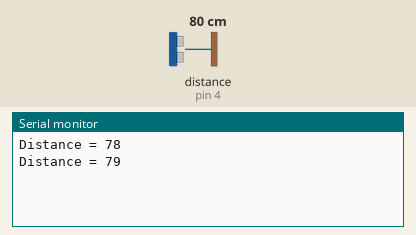
Bench run of a sketch on a simulated Arduino Uno, built with avr-gcc and run on an emulated ATmega328P. Parts: the last lines printed to the serial monitor. Wiring (inferred from the names in the program): ultrasonic range finder: trigger pin 5; echo pin 4. Inputs (shaded band) come from the test bench; at power-on: distance to the obstacle (sensor on pin 4) 80 cm. The echo pulse lasts 58.3 µs per cm.

Above: at 5.8 s.
5.9 s: distance to the obstacle (sensor on pin 4) set to 2 cm
At 11.3 s:
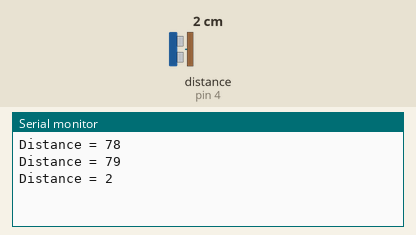
11.9 s: distance to the obstacle (sensor on pin 4) set to 4 cm
At 16.3 s:
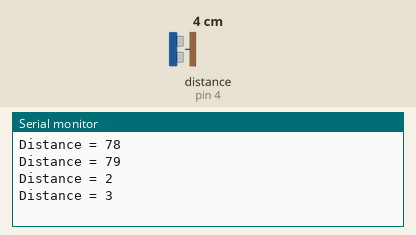
Timing chart, 0 to 17.8 s (numbered marks = the images above; inputs shaded):
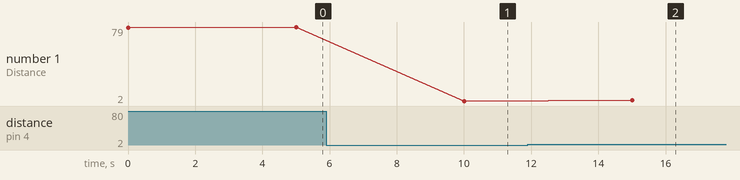

The sketch:

HCSR-04.ino
```cpp
/**********************************************************************************
 *  TITLE: Measure distance using ESP8266 and HCSR-04 ultrasonic sensor
 *  Click on the following links to learn more.
 *  YouTube Video: https://www.youtube.com/channel/UCscQZ6FyFrx3dKgsPSPOVGQ
 *  by IoT withme
 *  Github link :
 *  https://github.com/IoTWM
 **********************************************************************************/

const int trigP = 5;  //D1 Or GPIO-5 of nodemcu
const int echoP = 4;  //D2 Or GPIO-4 of nodemcu

long duration;
int distance;

void setup() {
pinMode(trigP, OUTPUT);  // Sets the trigPin as an Output
pinMode(echoP, INPUT);   // Sets the echoPin as an Input
Serial.begin(9600);      // Open serial channel at 9600 baud rate
}

void loop() {

digitalWrite(trigP, LOW);   // Makes trigPin low
delayMicroseconds(2);       // 2 micro second delay

digitalWrite(trigP, HIGH);  // tigPin high
delayMicroseconds(10);      // trigPin high for 10 micro seconds
digitalWrite(trigP, LOW);   // trigPin low

duration = pulseIn(echoP, HIGH);   //Read echo pin, time in microseconds
distance= duration*0.034/2;        //Calculating actual/real distance

Serial.print("Distance = ");        //Output distance on arduino serial monitor
Serial.println(distance);
delay(5000);                        //Pause for 5 seconds and start measuring distance again
}
```

Measured:
- after the input at 5.9 s, the serial monitor: prints a new line after 4.1 s (image 1)
- after the input at 11.9 s, the serial monitor: prints a new line after 3.1 s (image 2)
- plotted number 1: 79 → 2 after the input at 5.9 s, 2 → 3 after the input at 11.9 s
